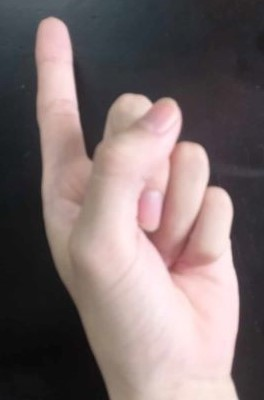
#> input picture dataset _v2/train/left/1/400012042_942259834042280_1148541270961156290_n.jpg, 264 x 400 px, found by its file name; its folder holds only this picture in this run
$ python test.py
#> lines starting #> are read from the running program, lines starting #| are printed output that depends on the picture
import os
import cv2
from tqdm import tqdm
def load_images(base_path):
#> called with base_path = 'baocao_computervision\\dataset\\train'
    print('loading images!!')
    bgr_images = []
    gray_images = []
    folder_list = os.listdir(base_path)
    labelWindex = []
    index = 0
    for item in folder_list:

        labels_file_path = os.path.join(base_path, item)

        labels_file_list = os.listdir(labels_file_path)
        for label in labels_file_list:

            hand_image_path = os.path.join(base_path, item, label)
            hand_image_list = os.listdir(hand_image_path)
            for image in tqdm(hand_image_list):
                image_path = os.path.join(hand_image_path, image)
                labelWindex.append((index, f'{item}_{label}',))
                index+= 1
                bgr = cv2.imread(image_path)
#> bgr is the input picture: shape (400, 264, 3); mean B, G, R 109, 108.8, 122.9
                gray = cv2.cvtColor(bgr, cv2.COLOR_BGR2GRAY)
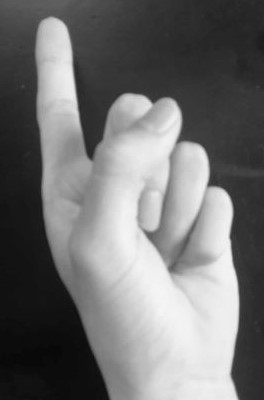
#> gray: shape (400, 264); min 7, max 245, mean 113
                bgr_images.append(bgr)
                gray_images.append(gray)
    print('loaded images!!')
    return bgr_images, gray_images, labelWindex


bgr_images, gray_images, labelWindex = load_images(r'baocao_computervision\dataset\train')

for brg_image, gray_image in zip(bgr_images, gray_images):
    sift = cv2.SIFT_create()

    # Phát hiện keypoint và tính toán descriptors
    keypoints, descriptors = sift.detectAndCompute(gray_image, None)

    # Vẽ các keypoint lên hình ảnh
    image_with_keypoints = cv2.drawKeypoints(brg_image, keypoints, None)

    # Hiển thị hình ảnh đã vẽ keypoint
    cv2.imshow('Image with Keypoints', image_with_keypoints)
    cv2.waitKey(0)
    cv2.destroyWindow('Image with Keypoints')
#> this loop made 3 passes
#> pass 2, `image_with_keypoints = cv2.drawKeypoints(brg_image, keypoints, None)`:
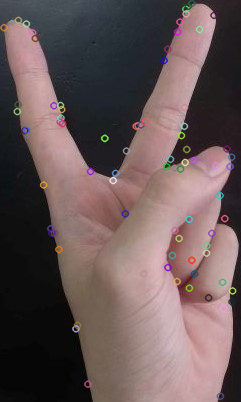
#> image_with_keypoints: shape (402, 241, 3); mean B, G, R 86.6, 86.2, 103.2
#> pass 3, `image_with_keypoints = cv2.drawKeypoints(brg_image, keypoints, None)`:
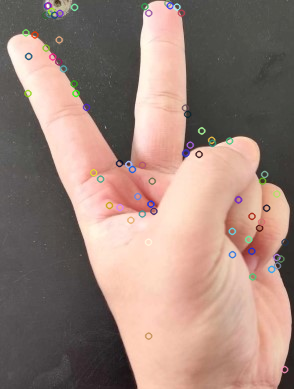
#> image_with_keypoints: shape (389, 294, 3); mean B, G, R 120.7, 130.4, 154.6
cv2.destroyAllWindows()

$ run again, on dataset _v2/train/left/2/400015296_834937805083239_1234408793337094595_n.jpg
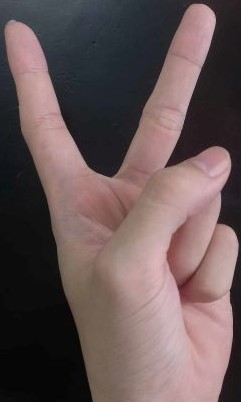
#> input picture dataset _v2/train/left/2/400015296_834937805083239_1234408793337094595_n.jpg, 241 x 402 px, found by its file name
#> in load_images, bgr is the input picture: shape (402, 241, 3); mean B, G, R 85.8, 85.5, 102.8
#> in load_images, `gray = cv2.cvtColor(bgr, cv2.COLOR_BGR2GRAY)`:
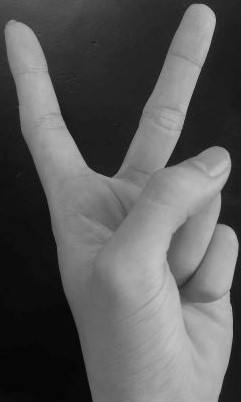
#> gray: shape (402, 241); min 1, max 197, mean 90.7
#> the loop `for brg_image, gray_image in zip(bgr_images, gray_images):` made 3 passes
#> pass 3, `image_with_keypoints = cv2.drawKeypoints(brg_image, keypoints, None)`:
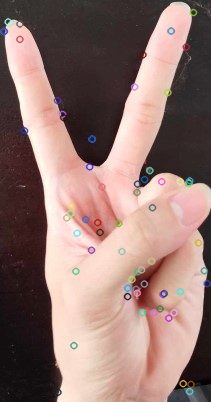
#> image_with_keypoints: shape (402, 211, 3); mean B, G, R 112.5, 118.3, 145.8

$ run again, on dataset _v2/train/left/1/401314618_256956517366542_1036572304755795206_n.jpg
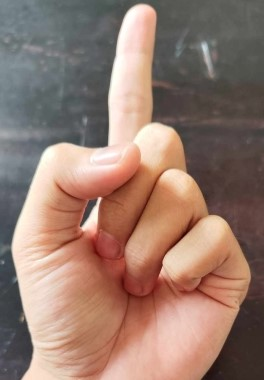
#> input picture dataset _v2/train/left/1/401314618_256956517366542_1036572304755795206_n.jpg, 264 x 380 px, found by its file name
#> in load_images, bgr is the input picture: shape (380, 264, 3); mean B, G, R 110.3, 122.4, 150.1
#> in load_images, `gray = cv2.cvtColor(bgr, cv2.COLOR_BGR2GRAY)`:
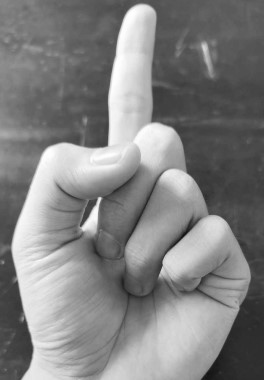
#> gray: shape (380, 264); min 15, max 255, mean 129.3
#> the loop `for brg_image, gray_image in zip(bgr_images, gray_images):` made 3 passes
#> pass 3, `image_with_keypoints = cv2.drawKeypoints(brg_image, keypoints, None)`:
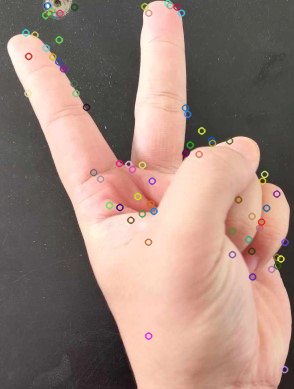
#> image_with_keypoints: shape (389, 294, 3); mean B, G, R 120.5, 130.4, 154.8
